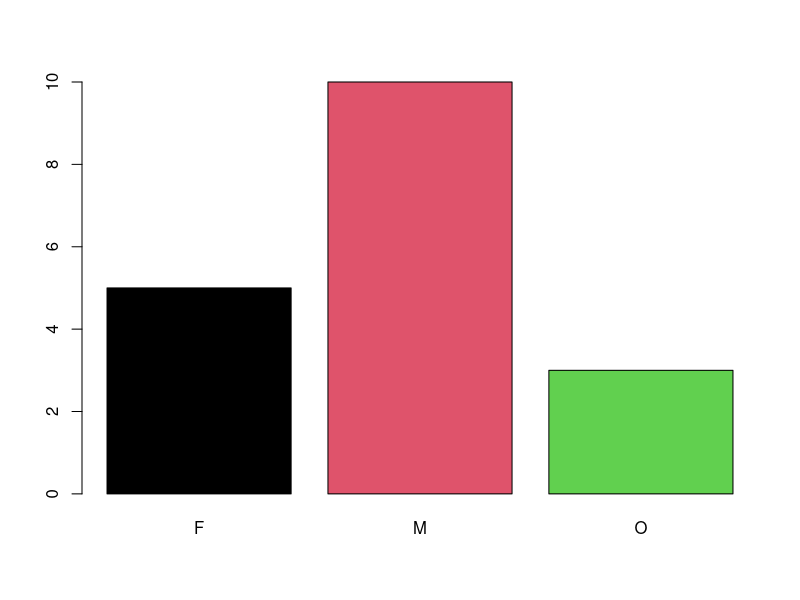

Recreate this plot in R. (Note: this script raises an error after producing the figure.)
#04-MBB 

#data structures
#vector-----
age = c(34, 25, 56, 25, 70)
age
mean(age)
length(age)
min(age)
max(age)
range(age)
median(age)

(gender = c(rep('F',5), rep('M',10), rep('O',3)))
table(gender)
barplot(table(gender), col=1:3)

#dataframe
#rollno, name, age, gender
(rollno = 1:5)
(name = paste('student',1:5, sep='_'))
(age = round(rnorm(n=5, mean=40, sd=3),0))
(gender = sample(c('M', "F"), size=5, replace=T))
(student = data.frame(rollno, name, age, gender))

str(student)
str(mtcars)

student$name
mean(student$age)
head(student,n=2)
nrow(student)
student

(history = round(rnorm(n=5, mean=50, sd=3),0))
(maths = round(rnorm(n=5, mean=60, sd=2),0))
(science = round(rnorm(n=5, mean=55, sd=5),0))
(marks = data.frame(rollno, history, maths, science))
marks
marks2 <- marks %>% filter(rollno !=5)
marks2
head(student)
head(marks)

(data1 <- merge(student, marks, by.x='rollno', by.y='rollno'))
(data2 <- merge(student, marks2, by.x='rollno', by.y='rollno', all.x=F))
(data2 <- merge(student, marks2, by.x='rollno', by.y='rollno', all.x=T))

#matrix, list, arrays
(matrix1 = matrix(c(1:24), nrow=4, ncol=6))
colSums(matrix1)
rowSums(matrix1)
colMeans(matrix1)
?apply

#dplyr
library(dplyr)

mtcars
?mtcars
head(mtcars)

mtcars %>% group_by(am) %>% summarise(meanMPG = mean(mpg, na.rm=T))
mtcars %>% group_by(am) %>% summarise(meanMPG = mean(mpg, na.rm=T), meanWT = mean(wt, na.rm=T), maxHP = max(hp), minDisp = min(disp), count = n())

mtcars %>% filter(mpg > 26)
mtcars %>% filter(mpg < 26, vs == 0)
mtcars %>% filter(mpg < 26, vs == 0) %>% mutate(newmpg = mpg * 1.1 )

quantile(mtcars$mpg)

boxplot(mtcars$mpg)
mtcars %>% group_by(am,gear, carb) %>% summarise(meanMPG = mean(mpg, na.rm=T), meanWT = mean(wt, na.rm=T), maxHP = max(hp), minDisp = min(disp), count = n())


